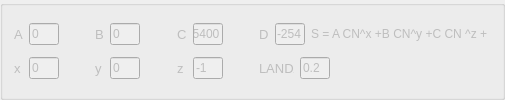
         <widget class="QGroupBox" name="groupBox_adv_cn">
          <property name="enabled">
           <bool>false</bool>
          </property>
          <property name="minimumSize">
           <size>
            <width>400</width>
            <height>80</height>
           </size>
          </property>
          <property name="maximumSize">
           <size>
            <width>16777215</width>
            <height>200</height>
           </size>
          </property>
          <property name="title">
           <string/>
          </property>
          <layout class="QGridLayout" name="gridLayout">
           <item row="0" column="0">
            <layout class="QHBoxLayout" name="horizontalLayout_27">
             <item>
              <widget class="QLabel" name="label_a">
               <property name="minimumSize">
                <size>
                 <width>7</width>
                 <height>19</height>
                </size>
               </property>
               <property name="maximumSize">
                <size>
                 <width>10</width>
                 <height>16777215</height>
                </size>
               </property>
               <property name="font">
                <font>
                 <pointsize>10</pointsize>
                </font>
               </property>
               <property name="text">
                <string>A</string>
               </property>
              </widget>
             </item>
             <item>
              <widget class="QLineEdit" name="lineEdit_a">
               <property name="minimumSize">
                <size>
                 <width>13</width>
                 <height>19</height>
                </size>
               </property>
               <property name="maximumSize">
                <size>
                 <width>30</width>
                 <height>16777215</height>
                </size>
               </property>
               <property name="text">
                <string>0</string>
               </property>
              </widget>
             </item>
            </layout>
           </item>
           <item row="0" column="1">
            <spacer name="horizontalSpacer_13">
             <property name="orientation">
              <enum>Qt::Horizontal</enum>
             </property>
             <property name="sizeType">
              <enum>QSizePolicy::Minimum</enum>
             </property>
             <property name="sizeHint" stdset="0">
              <size>
               <width>30</width>
               <height>20</height>
              </size>
             </property>
            </spacer>
           </item>
           <item row="0" column="2">
            <layout class="QHBoxLayout" name="horizontalLayout_30">
             <item>
              <widget class="QLabel" name="label_b">
               <property name="minimumSize">
                <size>
                 <width>7</width>
                 <height>19</height>
                </size>
               </property>
               <property name="maximumSize">
                <size>
                 <width>10</width>
                 <height>16777215</height>
                </size>
               </property>
               <property name="font">
                <font>
                 <pointsize>10</pointsize>
                </font>
               </property>
               <property name="text">
                <string>B</string>
               </property>
              </widget>
             </item>
             <item>
              <widget class="QLineEdit" name="lineEdit_b">
               <property name="minimumSize">
                <size>
                 <width>13</width>
                 <height>19</height>
                </size>
               </property>
               <property name="maximumSize">
                <size>
                 <width>30</width>
                 <height>16777215</height>
                </size>
               </property>
               <property name="text">
                <string>0</string>
               </property>
              </widget>
             </item>
            </layout>
           </item>
           <item row="0" column="3">
            <spacer name="horizontalSpacer_12">
             <property name="orientation">
              <enum>Qt::Horizontal</enum>
             </property>
             <property name="sizeType">
              <enum>QSizePolicy::Minimum</enum>
             </property>
             <property name="sizeHint" stdset="0">
              <size>
               <width>31</width>
               <height>20</height>
              </size>
             </property>
            </spacer>
           </item>
           <item row="0" column="4">
            <layout class="QHBoxLayout" name="horizontalLayout_26">
             <item>
              <widget class="QLabel" name="label_c">
               <property name="minimumSize">
                <size>
                 <width>7</width>
                 <height>19</height>
                </size>
               </property>
               <property name="maximumSize">
                <size>
                 <width>10</width>
                 <height>16777215</height>
                </size>
               </property>
               <property name="font">
                <font>
                 <pointsize>10</pointsize>
                </font>
               </property>
               <property name="text">
                <string>C</string>
               </property>
              </widget>
             </item>
             <item>
              <widget class="QLineEdit" name="lineEdit_c">
               <property name="minimumSize">
                <size>
                 <width>13</width>
                 <height>19</height>
                </size>
               </property>
               <property name="maximumSize">
                <size>
                 <width>30</width>
                 <height>16777215</height>
                </size>
               </property>
               <property name="text">
                <string>25400</string>
               </property>
              </widget>
             </item>
            </layout>
           </item>
           <item row="0" column="5">
            <spacer name="horizontalSpacer_14">
             <property name="orientation">
              <enum>Qt::Horizontal</enum>
             </property>
             <property name="sizeType">
              <enum>QSizePolicy::Minimum</enum>
             </property>
             <property name="sizeHint" stdset="0">
              <size>
               <width>30</width>
               <height>20</height>
              </size>
             </property>
            </spacer>
           </item>
           <item row="0" column="6">
            <layout class="QHBoxLayout" name="horizontalLayout_33">
             <item>
              <layout class="QHBoxLayout" name="horizontalLayout_21">
               <item>
                <widget class="QLabel" name="label_d">
                 <property name="minimumSize">
                  <size>
                   <width>7</width>
                   <height>19</height>
                  </size>
                 </property>
                 <property name="maximumSize">
                  <size>
                   <width>10</width>
                   <height>16777215</height>
                  </size>
                 </property>
                 <property name="font">
                  <font>
                   <pointsize>10</pointsize>
                  </font>
                 </property>
                 <property name="text">
                  <string>D</string>
                 </property>
                </widget>
               </item>
               <item>
                <widget class="QLineEdit" name="lineEdit_d">
                 <property name="minimumSize">
                  <size>
                   <width>13</width>
                   <height>19</height>
                  </size>
                 </property>
                 <property name="maximumSize">
                  <size>
                   <width>30</width>
                   <height>16777215</height>
                  </size>
                 </property>
                 <property name="text">
                  <string>-254</string>
                 </property>
                </widget>
               </item>
              </layout>
             </item>
             <item>
              <widget class="QLabel" name="label_advanced_cn_formula">
               <property name="minimumSize">
                <size>
                 <width>160</width>
                 <height>19</height>
                </size>
               </property>
               <property name="maximumSize">
                <size>
                 <width>180</width>
                 <height>16777215</height>
                </size>
               </property>
               <property name="text">
                <string>S = A CN^x +B CN^y +C CN ^z + D </string>
               </property>
              </widget>
             </item>
            </layout>
           </item>
           <item row="1" column="0">
            <layout class="QHBoxLayout" name="horizontalLayout_24">
             <item>
              <widget class="QLabel" name="label_x">
               <property name="minimumSize">
                <size>
                 <width>7</width>
                 <height>19</height>
                </size>
               </property>
               <property name="maximumSize">
                <size>
                 <width>10</width>
                 <height>16777215</height>
                </size>
               </property>
               <property name="font">
                <font>
                 <pointsize>10</pointsize>
                </font>
               </property>
               <property name="text">
                <string>x</string>
               </property>
              </widget>
             </item>
             <item>
              <widget class="QLineEdit" name="lineEdit_x">
               <property name="minimumSize">
                <size>
                 <width>13</width>
                 <height>19</height>
                </size>
               </property>
               <property name="maximumSize">
                <size>
                 <width>30</width>
                 <height>16777215</height>
                </size>
               </property>
               <property name="text">
                <string>0</string>
               </property>
              </widget>
             </item>
            </layout>
           </item>
           <item row="1" column="1">
            <spacer name="horizontalSpacer_5">
             <property name="orientation">
              <enum>Qt::Horizontal</enum>
             </property>
             <property name="sizeType">
              <enum>QSizePolicy::Minimum</enum>
             </property>
             <property name="sizeHint" stdset="0">
              <size>
               <width>30</width>
               <height>20</height>
              </size>
             </property>
            </spacer>
           </item>
           <item row="1" column="2">
            <layout class="QHBoxLayout" name="horizontalLayout_23">
             <item>
              <widget class="QLabel" name="label_y">
               <property name="minimumSize">
                <size>
                 <width>7</width>
                 <height>19</height>
                </size>
               </property>
               <property name="maximumSize">
                <size>
                 <width>10</width>
                 <height>16777215</height>
                </size>
               </property>
               <property name="font">
                <font>
                 <pointsize>10</pointsize>
                </font>
               </property>
               <property name="text">
                <string>y</string>
               </property>
              </widget>
             </item>
             <item>
              <widget class="QLineEdit" name="lineEdit_y">
               <property name="minimumSize">
                <size>
                 <width>13</width>
                 <height>19</height>
                </size>
               </property>
               <property name="maximumSize">
                <size>
                 <width>30</width>
                 <height>16777215</height>
                </size>
               </property>
               <property name="text">
                <string>0</string>
               </property>
              </widget>
             </item>
            </layout>
           </item>
           <item row="1" column="3">
            <spacer name="horizontalSpacer_6">
             <property name="orientation">
              <enum>Qt::Horizontal</enum>
             </property>
             <property name="sizeType">
              <enum>QSizePolicy::Minimum</enum>
             </property>
             <property name="sizeHint" stdset="0">
              <size>
               <width>31</width>
               <height>20</height>
              </size>
             </property>
            </spacer>
           </item>
           <item row="1" column="4">
            <layout class="QHBoxLayout" name="horizontalLayout_22">
             <item>
              <widget class="QLabel" name="label_z">
               <property name="minimumSize">
                <size>
                 <width>7</width>
                 <height>19</height>
                </size>
               </property>
               <property name="maximumSize">
                <size>
                 <width>10</width>
                 <height>16777215</height>
                </size>
               </property>
               <property name="font">
                <font>
                 <pointsize>10</pointsize>
                </font>
               </property>
               <property name="text">
                <string>z</string>
               </property>
              </widget>
             </item>
             <item>
              <widget class="QLineEdit" name="lineEdit_z">
               <property name="minimumSize">
                <size>
                 <width>13</width>
                 <height>19</height>
                </size>
               </property>
               <property name="maximumSize">
                <size>
                 <width>30</width>
                 <height>16777215</height>
                </size>
               </property>
               <property name="text">
                <string>-1</string>
               </property>
              </widget>
             </item>
            </layout>
           </item>
           <item row="1" column="5">
            <spacer name="horizontalSpacer_7">
             <property name="orientation">
              <enum>Qt::Horizontal</enum>
             </property>
             <property name="sizeType">
              <enum>QSizePolicy::Minimum</enum>
             </property>
             <property name="sizeHint" stdset="0">
              <size>
               <width>30</width>
               <height>20</height>
              </size>
             </property>
            </spacer>
           </item>
           <item row="1" column="6">
            <layout class="QHBoxLayout" name="horizontalLayout_34">
             <item>
              <layout class="QHBoxLayout" name="horizontalLayout_25">
               <item>
                <widget class="QLabel" name="label_landa">
                 <property name="minimumSize">
                  <size>
                   <width>28</width>
                   <height>19</height>
                  </size>
                 </property>
                 <property name="maximumSize">
                  <size>
                   <width>35</width>
                   <height>16777215</height>
                  </size>
                 </property>
                 <property name="font">
                  <font>
                   <pointsize>10</pointsize>
                  </font>
                 </property>
                 <property name="text">
                  <string>LANDA</string>
                 </property>
                </widget>
               </item>
               <item>
                <widget class="QLineEdit" name="lineEdit_landa">
                 <property name="minimumSize">
                  <size>
                   <width>13</width>
                   <height>19</height>
                  </size>
                 </property>
                 <property name="maximumSize">
                  <size>
                   <width>30</width>
                   <height>16777215</height>
                  </size>
                 </property>
                 <property name="text">
                  <string>0.2</string>
                 </property>
                </widget>
               </item>
              </layout>
             </item>
             <item>
              <spacer name="horizontalSpacer_11">
               <property name="orientation">
                <enum>Qt::Horizontal</enum>
               </property>
               <property name="sizeHint" stdset="0">
                <size>
                 <width>40</width>
                 <height>20</height>
                </size>
               </property>
              </spacer>
             </item>
            </layout>
           </item>
          </layout>
         </widget>
